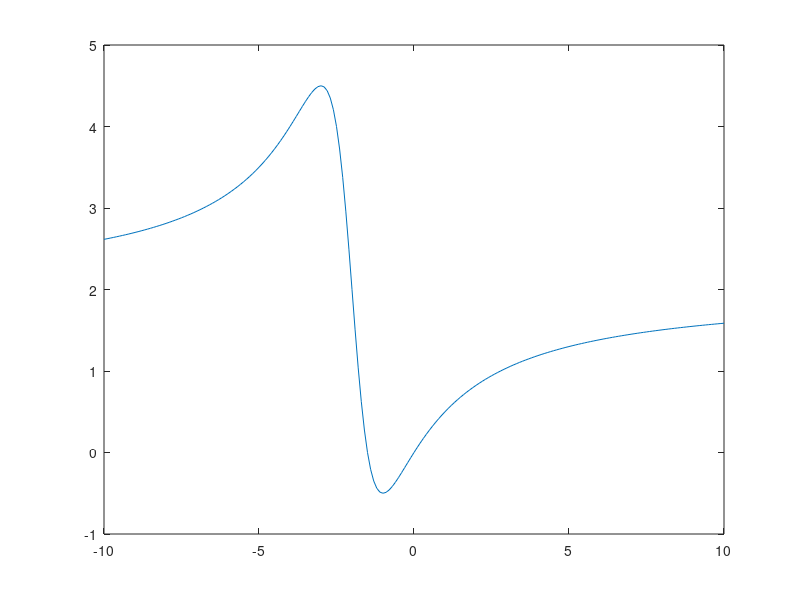

This chart was generated by the following MATLAB code:
% Octave Script
% Title		    :Funci�n Real de Variable Real (EjercicioNumero7)
% Correo        :orlandourbanotrejo@gmail.com
% Description	:Script para graficar obtener dominio y rango de funciones
% Author	    :Orlando Urbano Trejo (Lando)
% Date		    :27_10_2021
% Version	    :1
% Usage		    :octave>path/EjercicioNumero1
%		        :Requiere aplicaci�n octave, usar linea de comandos
%		        :https://octaveintro.readthedocs.io/en/latest/index.html

clear
% Dominio de la funci�n
x=-10:0.1:10
% Regla de Correspondencia
fx= (2*x.^2+3*x)./(x.^2 + 4*x+5)
% Plotear funci�n
plot (x,fx)
